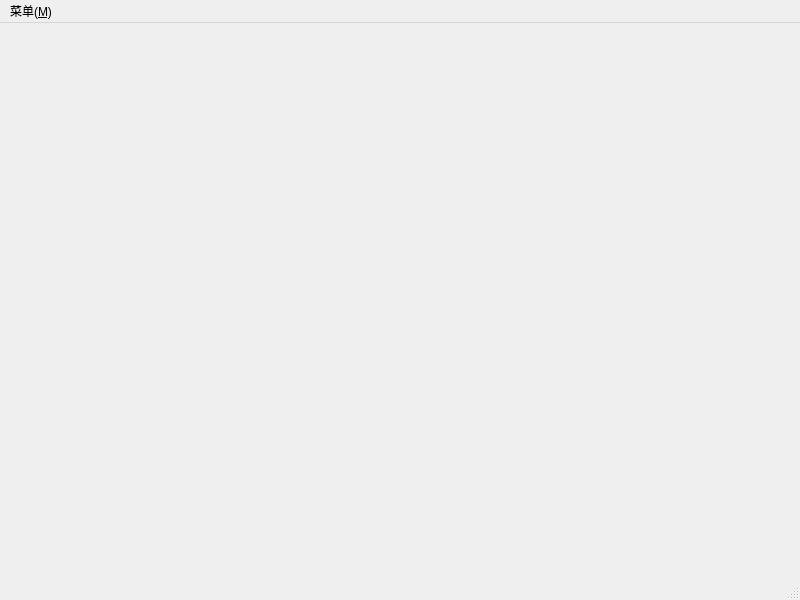
<?xml version="1.0" encoding="UTF-8"?>
<ui version="4.0">
 <class>MainWindow</class>
 <widget class="QMainWindow" name="MainWindow">
  <property name="geometry">
   <rect>
    <x>0</x>
    <y>0</y>
    <width>800</width>
    <height>600</height>
   </rect>
  </property>
  <property name="windowTitle">
   <string>MainWindow</string>
  </property>
  <property name="windowIcon">
   <iconset resource="image.qrc">
    <normaloff>:/new/prefix1/src/snakegame.png</normaloff>:/new/prefix1/src/snakegame.png</iconset>
  </property>
  <property name="styleSheet">
   <string notr="true"/>
  </property>
  <widget class="QWidget" name="centralwidget"/>
  <widget class="QMenuBar" name="menubar">
   <property name="geometry">
    <rect>
     <x>0</x>
     <y>0</y>
     <width>800</width>
     <height>26</height>
    </rect>
   </property>
   <widget class="QMenu" name="menu">
    <property name="title">
     <string>菜单(&amp;M)</string>
    </property>
    <widget class="QMenu" name="menu_2">
     <property name="title">
      <string>地图选择</string>
     </property>
     <property name="icon">
      <iconset resource="image.qrc">
       <normaloff>:/new/prefix1/src/map.png</normaloff>:/new/prefix1/src/map.png</iconset>
     </property>
     <addaction name="action_5"/>
     <addaction name="action_6"/>
     <addaction name="action_7"/>
     <addaction name="action_8"/>
     <addaction name="action_9"/>
     <addaction name="action_10"/>
     <addaction name="action_13"/>
    </widget>
    <addaction name="action_S"/>
    <addaction name="action"/>
    <addaction name="action_2"/>
    <addaction name="action_3"/>
    <addaction name="menu_2"/>
   </widget>
   <addaction name="menu"/>
  </widget>
  <widget class="QStatusBar" name="statusbar">
   <property name="font">
    <font>
     <family>幼圆</family>
     <pointsize>13</pointsize>
     <weight>75</weight>
     <bold>true</bold>
    </font>
   </property>
   <property name="styleSheet">
    <string notr="true">color: rgb(255, 0, 0);</string>
   </property>
  </widget>
  <action name="action_S">
   <property name="icon">
    <iconset resource="image.qrc">
     <normaloff>:/new/prefix1/src/start.png</normaloff>:/new/prefix1/src/start.png</iconset>
   </property>
   <property name="text">
    <string>开始游戏(&amp;S)</string>
   </property>
   <property name="toolTip">
    <string>开始游戏</string>
   </property>
  </action>
  <action name="action">
   <property name="icon">
    <iconset resource="image.qrc">
     <normaloff>:/new/prefix1/src/match1.png</normaloff>:/new/prefix1/src/match1.png</iconset>
   </property>
   <property name="text">
    <string>蛇头配色</string>
   </property>
   <property name="toolTip">
    <string>蛇头配色</string>
   </property>
  </action>
  <action name="action_2">
   <property name="icon">
    <iconset resource="image.qrc">
     <normaloff>:/new/prefix1/src/match2.png</normaloff>:/new/prefix1/src/match2.png</iconset>
   </property>
   <property name="text">
    <string>蛇身配色</string>
   </property>
   <property name="toolTip">
    <string>蛇身配色</string>
   </property>
  </action>
  <action name="action_3">
   <property name="icon">
    <iconset resource="image.qrc">
     <normaloff>:/new/prefix1/src/match3.png</normaloff>:/new/prefix1/src/match3.png</iconset>
   </property>
   <property name="text">
    <string>食物配色</string>
   </property>
   <property name="toolTip">
    <string>食物配色</string>
   </property>
  </action>
  <action name="action_5">
   <property name="text">
    <string>荒野沙漠</string>
   </property>
  </action>
  <action name="action_6">
   <property name="text">
    <string>无尽宇宙</string>
   </property>
  </action>
  <action name="action_7">
   <property name="text">
    <string>蓝色海洋</string>
   </property>
  </action>
  <action name="action_8">
   <property name="text">
    <string>蓝天白云</string>
   </property>
  </action>
  <action name="action_9">
   <property name="text">
    <string>浪漫晚霞</string>
   </property>
  </action>
  <action name="action_10">
   <property name="text">
    <string>冰天雪地</string>
   </property>
  </action>
  <action name="action_13">
   <property name="text">
    <string>自定义</string>
   </property>
  </action>
 </widget>
 <resources>
  <include location="image.qrc"/>
 </resources>
 <connections/>
</ui>
